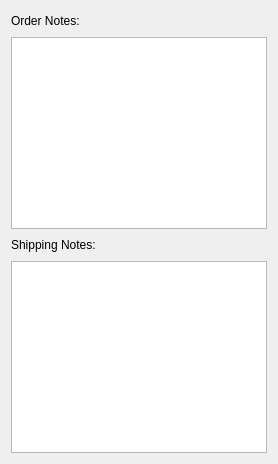
     <widget class="QWidget" name="_notesPage">
      <attribute name="title">
       <string>&amp;Notes</string>
      </attribute>
      <layout class="QVBoxLayout" name="verticalLayout_5">
       <item>
        <layout class="QHBoxLayout" name="horizontalLayout_9">
         <item>
          <widget class="QLabel" name="_orderCommentsLit">
           <property name="text">
            <string>Order Notes:</string>
           </property>
          </widget>
         </item>
         <item>
          <spacer name="horizontalSpacer_3">
           <property name="orientation">
            <enum>Qt::Horizontal</enum>
           </property>
           <property name="sizeHint" stdset="0">
            <size>
             <width>40</width>
             <height>20</height>
            </size>
           </property>
          </spacer>
         </item>
        </layout>
       </item>
       <item>
        <widget class="XTextEdit" name="_orderComments">
         <property name="focusPolicy">
          <enum>Qt::StrongFocus</enum>
         </property>
        </widget>
       </item>
       <item>
        <layout class="QHBoxLayout" name="horizontalLayout_8">
         <item>
          <widget class="QLabel" name="_shippingCommentsLit">
           <property name="text">
            <string>Shipping Notes:</string>
           </property>
          </widget>
         </item>
         <item>
          <spacer name="horizontalSpacer_4">
           <property name="orientation">
            <enum>Qt::Horizontal</enum>
           </property>
           <property name="sizeHint" stdset="0">
            <size>
             <width>40</width>
             <height>20</height>
            </size>
           </property>
          </spacer>
         </item>
        </layout>
       </item>
       <item>
        <widget class="XTextEdit" name="_shippingComments">
         <property name="focusPolicy">
          <enum>Qt::StrongFocus</enum>
         </property>
        </widget>
       </item>
      </layout>
     </widget>
